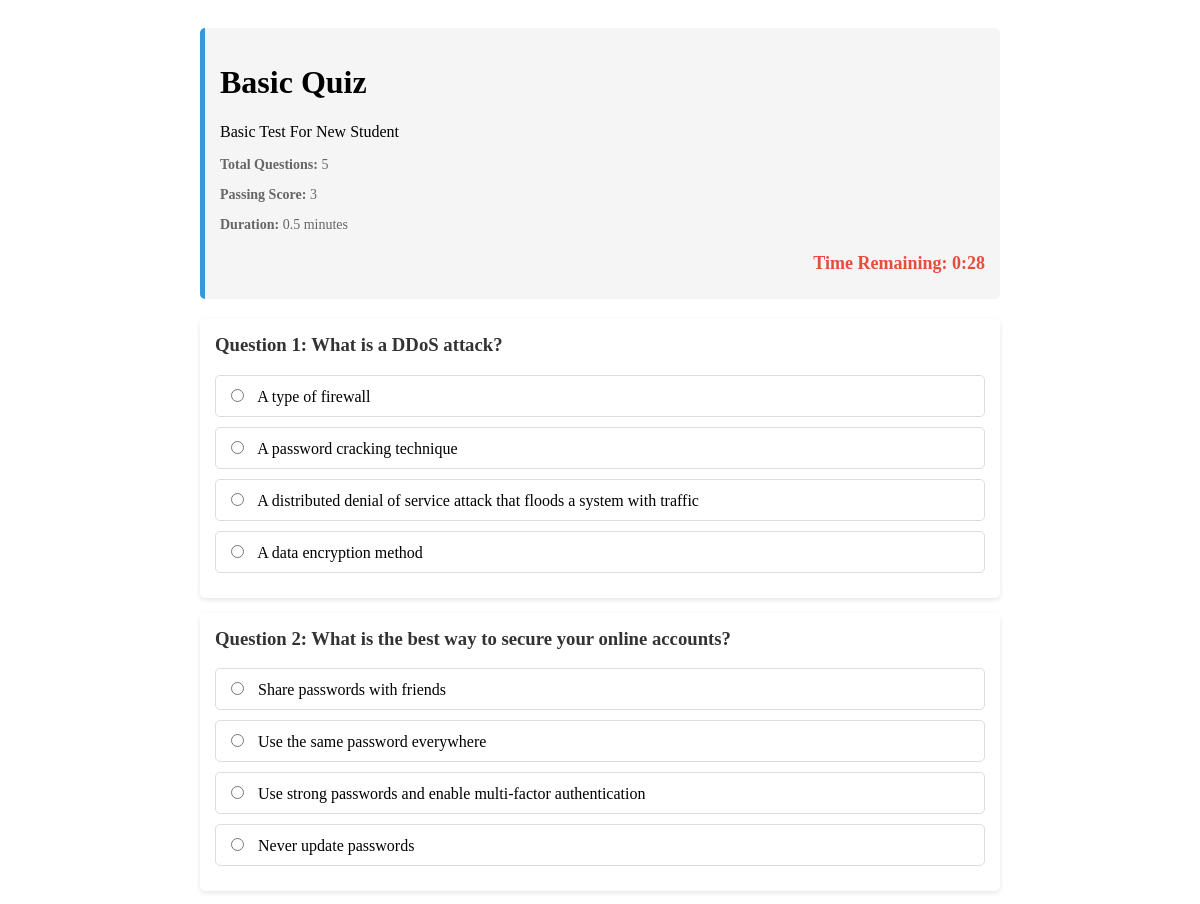
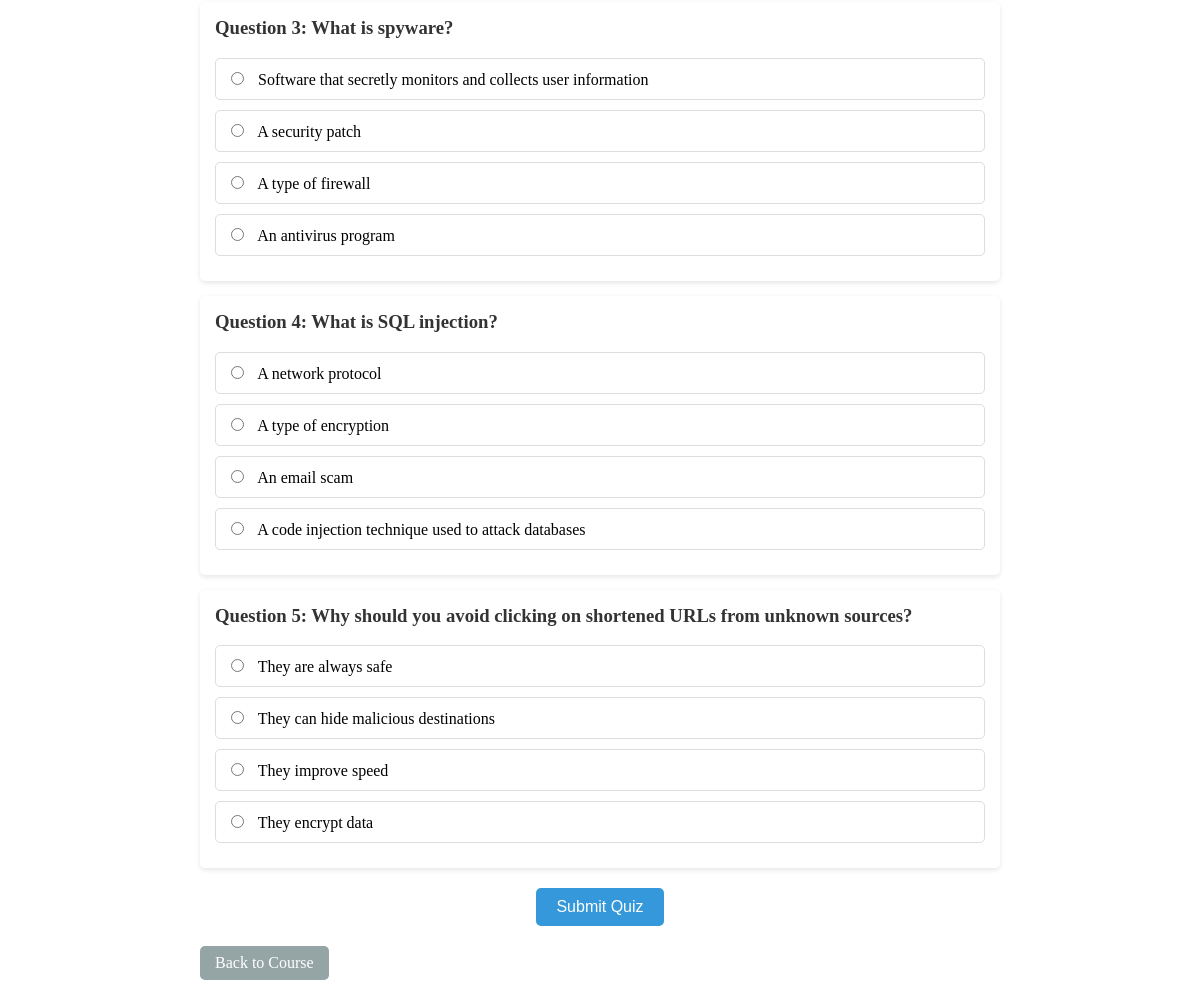
/student/quiz.php?id=popup (signed in), run on the app's committed database (2 pictures, top to bottom).
### tables this page shows
CREATE TABLE `quizzes` (
  `quizId` varchar(50) NOT NULL,
  `moduleId` varchar(50) NOT NULL,
  `title` varchar(100) NOT NULL,
  `total_questions` int(11) NOT NULL DEFAULT 0,
  `passing_score` int(11) NOT NULL DEFAULT 70,
  `duration_minutes` double DEFAULT 60,
  `created_at` timestamp NOT NULL DEFAULT current_timestamp(),
  `updated_at` timestamp NOT NULL DEFAULT current_timestamp() ON UPDATE current_timestamp(),
  `description` varchar(250) NOT NULL DEFAULT 'Test your ability.'
);

CREATE TABLE `questions` (
  `questionId` varchar(50) NOT NULL,
  `quizId` varchar(50) NOT NULL,
  `question_text` text NOT NULL,
  `question_type` enum('multiple_choice','true_false') NOT NULL,
  `correct_answer` text NOT NULL,
  `created_at` timestamp NOT NULL DEFAULT current_timestamp(),
  `updated_at` timestamp NOT NULL DEFAULT current_timestamp() ON UPDATE current_timestamp(),
  `answer_option` longtext NOT NULL CHECK (json_valid(`answer_option`))
);

### functions/module.php (called while the page is built, shortened)
<?php
function getQuizInfo($quizId) {
    require '../functions/db_connect.php';
    $stmt = $conn->prepare("SELECT * FROM quizzes WHERE quizId = ?");
    $stmt->bind_param("s", $quizId);
    $stmt->execute();
    $result = $stmt->get_result();
    if ($result->num_rows > 0) {
        return $result->fetch_assoc();
    }
    return [];
}

### student/functions.php (called while the page is built, shortened)
<?php
function getQuizQuestions($quizId) {
    require '../functions/db_connect.php';
    $stmt = $conn->prepare("SELECT * FROM questions WHERE quizId = ? ORDER BY questionId");
    $stmt->bind_param("s", $quizId);
    $stmt->execute();
    $result = $stmt->get_result();
    if ($result->num_rows > 0) {
        return $result->fetch_all(MYSQLI_ASSOC);
    }
    return [];
}

### student/quiz.php (the view, shortened to what this page needs)
<?php
require_once 'functions.php';
require_once '../functions/module.php';
$quizId = $_GET['id'] ?? null;
$resultId = $_GET['result'] ?? null;
$studentId = $_SESSION['user_id'];
$quizInfo = getQuizInfo($quizId);
$moduleId = $quizInfo['moduleId'];
if ($resultId) {
    $quizResult = getQuizResult($quizId, $studentId);
    $showResults = true;
} else {
    $allQuestion = getQuizQuestions($quizId);
    $questions = $_SESSION['questions'];
    $showResults = false;
}
?>
<!DOCTYPE html>
<html lang="en">
<head>
    <link rel="stylesheet" href="quiz.css">
</head>
<body>
    <div class="container">
        <main class="content">
            <?php if ($showResults): ?>
                <div class="result-header">
                    <h1><?php echo htmlspecialchars($quizInfo['title']); ?> - Results</h1>
                    <p><?php echo htmlspecialchars($quizInfo['description'] ?? ''); ?></p>
                </div>
                <div class="result-content">
                    <?php if (!empty($quizResult)): ?>
                        <?php
                            $scorePercentage = ($quizResult['grades'] / $quizInfo['total_questions']) * 100;
                            $passed = $scorePercentage >= $quizInfo['passing_score'];
                        ?>
                        <div class="result-score">
                            Your Score: <span class="<?php echo $passed ? 'result-passed' : 'result-failed'; ?>">
                                <?php echo htmlspecialchars($quizResult['grades']); ?> / <?php echo htmlspecialchars($quizInfo['total_questions']); ?>
                                (<?php echo number_format($scorePercentage, 1); ?>%)
                            </span>
                        </div>
                        <div class="result-feedback">
                            <h3>Feedback:</h3>
                            <p><?php echo htmlspecialchars($quizResult['feedback']); ?></p>
                        </div>
                        <?php if (!$passed): ?>
                            <div class="result-info">
                                <p>The passing score is <?php echo htmlspecialchars($quizInfo['passing_score']); ?>%. You may retake the quiz to improve your score.</p>
                            </div>
                        <?php endif; ?>
                    <?php else: ?>
                        <p>No quiz results found. Please complete the quiz first.</p>
                    <?php endif; ?>
                    <div class="button-group">
                        <a href="details.php?id=<?php echo $moduleId; ?>" class="back-btn">Back to Course</a>
                        <?php if (!empty($quizResult) && !$passed): ?>
                            <a href="quiz.php?id=<?php echo $quizId; ?>" class="retry-btn">Retake Quiz</a>
                        <?php endif; ?>
                    </div>
                </div>
            <?php else: ?>
                <div class="quiz-header">
                    <h1><?php echo htmlspecialchars($quizInfo['title']); ?></h1>
                    <p><?php echo htmlspecialchars($quizInfo['description'] ?? ''); ?></p>
                    <div class="quiz-info">
                        <p><strong>Total Questions:</strong> <?php echo htmlspecialchars($quizInfo['total_questions']); ?></p>
                        <p><strong>Passing Score:</strong> <?php echo htmlspecialchars($quizInfo['passing_score']); ?></p>
                        <p><strong>Duration:</strong> <?php echo htmlspecialchars($quizInfo['duration_minutes']); ?> minutes</p>
                    </div>
                    <div class="timer" id="timer">Time Remaining: <?php echo htmlspecialchars($quizInfo['duration_minutes']); ?>:00</div>
                </div>
                <?php if (empty($questions)): ?>
                    <p>No questions available for this quiz.</p>
                <?php else: ?>
                    <form method="post" id="quizForm">
                        <?php foreach ($questions as $index => $question): ?>
                            <div class="quiz-question">
                                <h3>Question <?php echo $index + 1; ?>: <?php echo htmlspecialchars($question['question_text']); ?></h3>
                                <div class="quiz-options">
                                   <?php
                                        $options = [];
                                        if (isset($question['answer_option']) && !empty($question['answer_option'])) {
                                            $options = json_decode($question['answer_option'], true);
                                        }
                                        $shuffledOptions = [];
                                        if (!empty($options)) {
                                            $keys = array_keys($options);
                                            shuffle($keys);
                                            foreach ($keys as $key) {
                                                $shuffledOptions[$key] = $options[$key];
                                            }
                                            $options = $shuffledOptions;
                                        }
                                    ?>
                                    <?php if (!empty($options)): ?>
                                        <?php foreach ($options as $key => $optionText): ?>
                                            <label class="quiz-option">
                                                <input type="radio" name="answers[<?php echo $question['questionId']; ?>]"
                                                       value="<?php echo htmlspecialchars($key); ?>" required>
                                                <?php echo htmlspecialchars($optionText); ?>
                                            </label>
                                        <?php endforeach; ?>
                                    <?php else: ?>
                                        <p>No answer options available for this question.</p>
                                    <?php endif; ?>
                                </div>
                            </div>
                        <?php endforeach; ?>
                        <div class="quiz-submit">
                            <button type="submit" name="submit_quiz" class="submit-btn">Submit Quiz</button>
                        </div>
                    </form>
                <?php endif; ?>
                <a href="details.php?id=<?php echo $moduleId; ?>" class="back-btn">Back to Course</a>
            <?php endif; ?>
        </main>
    </div>
</body>
</html>

### student/quiz.css (style rules this page uses)
.container { max-width: 800px; margin: 0 auto; padding: 20px; }
.back-btn { display: inline-block; margin-top: 20px; padding: 8px 15px; background-color: #95a5a6; color: white; text-decoration: none; border-radius: 5px; transition: background-color 0.2s; }
.quiz-header { background-color: #f5f5f5; padding: 15px; margin-bottom: 20px; border-radius: 5px; border-left: 5px solid #3498db; }
.quiz-question { background-color: #fff; padding: 15px; margin-bottom: 15px; border-radius: 5px; box-shadow: 0 2px 5px rgba(0,0,0,0.1); }
.quiz-question h3 { margin-top: 0; color: #333; }
.quiz-options { margin-top: 10px; }
.quiz-option { display: block; margin-bottom: 10px; padding: 10px; border: 1px solid #ddd; border-radius: 5px; cursor: pointer; transition: background-color 0.2s; }
.quiz-option input { margin-right: 10px; }
.quiz-submit { text-align: center; margin-top: 20px; }
.submit-btn { background-color: #3498db; color: white; border: none; padding: 10px 20px; border-radius: 5px; cursor: pointer; font-size: 16px; transition: background-color 0.2s; }
.timer { text-align: right; font-size: 18px; margin-bottom: 10px; color: #e74c3c; font-weight: bold; }
.quiz-info { margin-bottom: 20px; font-size: 14px; color: #666; }

### data on the page
quizzes: title "Basic Quiz", description "Basic Test For New Student", total_questions "5", passing_score "3", duration_minutes "0.5"
questions: question_text "What is a DDoS attack?", optionText "A type of firewall", optionText "A password cracking technique", optionText "A distributed denial of service attack that floods a system with traffic", optionText "A data encryption method"
questions: question_text "What is the best way to secure your online accounts?", optionText "Share passwords with friends", optionText "Use the same password everywhere", optionText "Use strong passwords and enable multi-factor authentication", optionText "Never update passwords"
questions: question_text "What is spyware?", optionText "Software that secretly monitors and collects user information", optionText "A security patch", optionText "A type of firewall", optionText "An antivirus program"
questions: question_text "What is SQL injection?", optionText "A network protocol", optionText "A type of encryption", optionText "An email scam", optionText "A code injection technique used to attack databases"
questions: question_text "Why should you avoid clicking on shortened URLs from unknown sources?", optionText "They are always safe", optionText "They can hide malicious destinations", optionText "They improve speed", optionText "They encrypt data"
